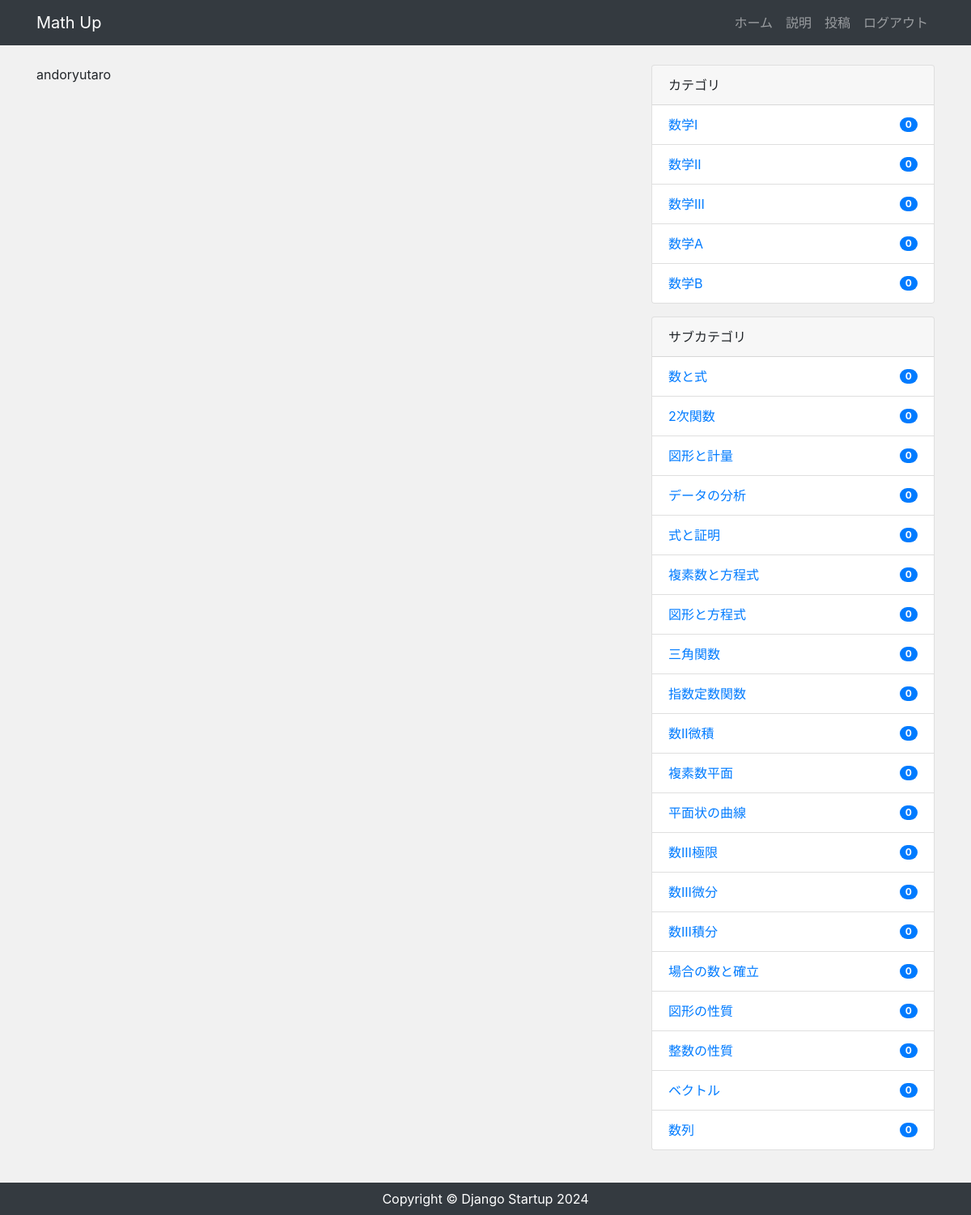
The app's page / (signed in) with its own data.
### app/models.py (models this page shows, shortened)
class Category(models.Model):
    name = models.CharField(max_length=255)
    timestamp = models.DateTimeField(auto_now_add=True)

class SubCategory(models.Model):
    name = models.CharField(max_length=255)
    timestamp = models.DateTimeField(auto_now_add=True)
    category = models.ForeignKey(Category, related_name="subcategories" ,on_delete=models.PROTECT)

### app/views.py (the view)
# urls.py: path('', views.IndexView.as_view(), name='index'), # home
class IndexView(View):
    def get(self, request, *args, **kwargs):
        post_data = Post.objects.order_by('-id')
        login_user = request.user
        login_user_id = str(login_user)+"_"+str(login_user.id)
        categoryLst = functions.category_list_dic()
        subcategorylst = functions.subcategory_list_dic()
        return render(request, 'index.html', {
            'post_data' : post_data,
            'login_user' : login_user,
            'login_user_id' : login_user_id,
            'subcategoryList':subcategorylst,
            'categoryLst' : categoryLst,
        })

### app/functions.py (called while the page is built)
def category_list_dic():
    category_data_objects = Category.objects.all()
    category_data_lists = []
    for category_data in category_data_objects:
        category_data_list = []
        category_data_dic = {}
        category_data_dic['id'] = category_data.id
        category_data_dic['name'] = category_data.name
        filtered_post_count = Post.objects.filter(category=category_data).count()
        category_data_dic['post_count'] = filtered_post_count
        category_data_list.append(category_data_dic)
        category_data_lists.append(category_data_list)
    return category_data_lists

def subcategory_list_dic(category=None):
    if category:
        subcategory_data_objects = category.subcategories.all()
    else:
        subcategory_data_objects = SubCategory.objects.all()
    subcategory_data_lists = []
    for subcategory_data in subcategory_data_objects:
        subcategory_data_list = []
        subcategory_data_dic = {}
        subcategory_data_dic['id'] = subcategory_data.id
        subcategory_data_dic['name'] = subcategory_data.name
        filtered_post_count = Post.objects.filter(subcategory=subcategory_data).count()
        subcategory_data_dic['post_count'] = filtered_post_count
        subcategory_data_list.append(subcategory_data_dic)
        subcategory_data_lists.append(subcategory_data_list)
    return subcategory_data_lists

### templates/index.html (shortened to what this page needs)
{% extends "base.html" %}
{% block content %}
<div class="row my-4">
    <div class="col-md-8">
        <div class="formpost mb-3">
            {{ login_user  }}
        </div>
    </div>
    <div class="col-md-4">
        {% if filtered_flag %}
            <h2 class="card-title">
                {{ category.name  }}
            </h2>
        {% else %}
            {% include "snippets/sidebar.html" %}
        {% endif %}
        {% include "snippets/subsidebar.html" %}
    </div>
</div>
{% endblock %}

### templates/snippets/sidebar.html
<div class="card mb-3">
    <div class="card-header">
      カテゴリ
    </div>
    <ul class="list-group list-group-flush">
      {% for category_data in categoryLst %}
        <li class="list-group-item d-flex justify-content-between align-items-center">
            <a href="{% url 'selected_category' category_data.0.name %}" class="card-link">{{ category_data.0.name }}</a>
            <span class="badge badge-primary badge-pill">{{ category_data.0.post_count }}</span>
        </li>
      {% endfor %}
    </ul>
</div>

### templates/snippets/subsidebar.html
<div class="card mb-3">
    <div class="card-header">
      サブカテゴリ
    </div>
    <ul class="list-group list-group-flush">
      {% for subcategory in subcategoryList %}
      <li class="list-group-item d-flex justify-content-between align-items-center">
        <a href="{% url 'selected_subcategory' subcategory.0.name %}" class="card-link">{{ subcategory.0.name }}</a>
        <span class="badge badge-primary badge-pill">{{ subcategory.0.post_count }}</span>
      </li>
      {% endfor %}
    </ul>
</div>

### static/css/style.css (style rules this page uses)
* { margin: 0; padding: 0; box-sizing: border-box; }
body { background: #f1f1f1; display: flex; flex-flow: column; min-height: 100vh; }
.formpost { display: flex; align-items: center; margin-bottom: 10px; }

### records on screen
Category: name "数学I"
Category: name "数学II"
Category: name "数学III"
Category: name "数学A"
Category: name "数学B"
SubCategory: name "数と式"
SubCategory: name "2次関数"
SubCategory: name "図形と計量"
SubCategory: name "データの分析"
SubCategory: name "式と証明"
SubCategory: name "複素数と方程式"
SubCategory: name "図形と方程式"
SubCategory: name "三角関数"
SubCategory: name "指数定数関数"
SubCategory: name "数II微積"
SubCategory: name "複素数平面"
SubCategory: name "平面状の曲線"
SubCategory: name "数III極限"
SubCategory: name "数III微分"
SubCategory: name "数III積分"
SubCategory: name "場合の数と確立"
SubCategory: name "図形の性質"
SubCategory: name "整数の性質"
SubCategory: name "ベクトル"
SubCategory: name "数列"

### other values on screen
{{ login_user }} "andoryutaro"
{{ category_data.0.post_count }} "0" "0" "0" "0" "0"
{{ subcategory.0.post_count }} "0" "0" "0" "0" "0" "0" "0" "0" "0" "0" "0" "0" "0" "0" "0" "0" "0" "0" "0" "0"
